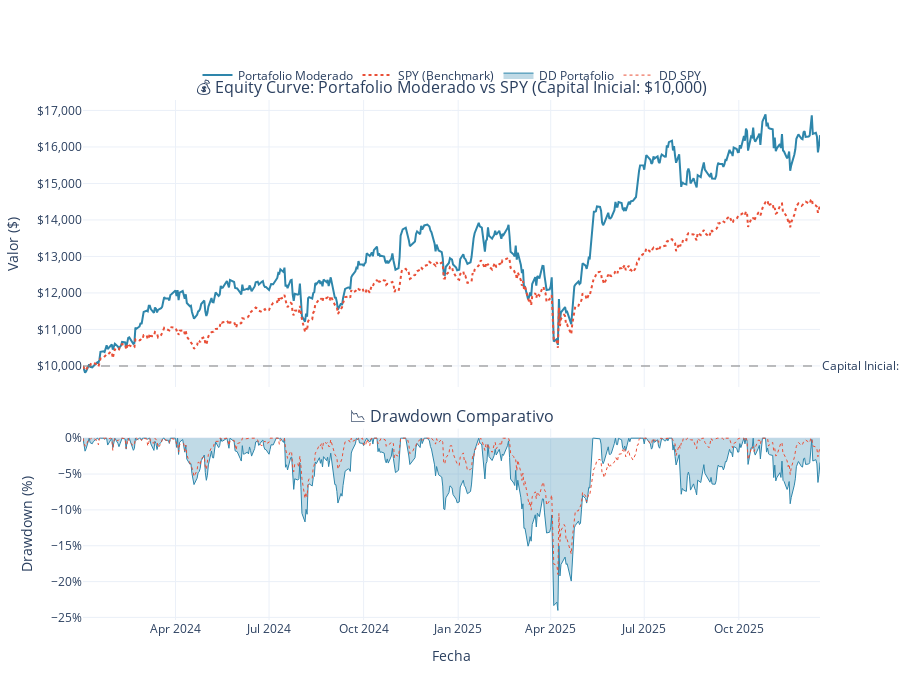

Write notebook code for a chart like this one.
### Markdown cell above
### 8.3 Equity Curves y Drawdown

### Code cell
# ============================================================================
# VISUALIZACIÓN DE EQUITY CURVES Y DRAWDOWN
# ============================================================================

def graficar_backtest_resultados(resultados_portafolio, resultados_benchmark, perfil_nombre):
    """
    Genera gráficos de equity curve y drawdown comparativos.
    """
    from plotly.subplots import make_subplots
    
    # Crear figura con 2 subplots
    fig = make_subplots(
        rows=2, cols=1,
        shared_xaxes=True,
        vertical_spacing=0.08,
        subplot_titles=(
            f'💰 Equity Curve: Portafolio {perfil_nombre} vs SPY (Capital Inicial: $10,000)',
            '📉 Drawdown Comparativo'
        ),
        row_heights=[0.6, 0.4]
    )
    
    # ==========================================
    # GRÁFICO 1: EQUITY CURVES
    # ==========================================
    
    # Equity del portafolio
    fig.add_trace(
        go.Scatter(
            x=resultados_portafolio['equity_curve'].index,
            y=resultados_portafolio['equity_curve'].values,
            mode='lines',
            name=f'Portafolio {perfil_nombre}',
            line=dict(color='#2E86AB', width=2),
            hovertemplate='Portafolio<br>Fecha: %{x}<br>Valor: $%{y:,.2f}<extra></extra>'
        ),
        row=1, col=1
    )
    
    # Equity del benchmark
    fig.add_trace(
        go.Scatter(
            x=resultados_benchmark['equity_curve'].index,
            y=resultados_benchmark['equity_curve'].values,
            mode='lines',
            name='SPY (Benchmark)',
            line=dict(color='#E94F37', width=2, dash='dot'),
            hovertemplate='SPY<br>Fecha: %{x}<br>Valor: $%{y:,.2f}<extra></extra>'
        ),
        row=1, col=1
    )
    
    # Línea de capital inicial
    fig.add_hline(
        y=CAPITAL_INICIAL, 
        line_dash="dash", 
        line_color="gray", 
        opacity=0.5,
        annotation_text=f"Capital Inicial: ${CAPITAL_INICIAL:,}",
        annotation_position="right",
        row=1, col=1
    )
    
    # ==========================================
    # GRÁFICO 2: DRAWDOWN
    # ==========================================
    
    # Drawdown del portafolio
    fig.add_trace(
        go.Scatter(
            x=resultados_portafolio['drawdown'].index,
            y=resultados_portafolio['drawdown'].values * 100,
            mode='lines',
            name=f'DD Portafolio',
            fill='tozeroy',
            line=dict(color='#2E86AB', width=1),
            fillcolor='rgba(46, 134, 171, 0.3)',
            hovertemplate='Portafolio DD<br>Fecha: %{x}<br>Drawdown: %{y:.2f}%<extra></extra>'
        ),
        row=2, col=1
    )
    
    # Drawdown del benchmark
    fig.add_trace(
        go.Scatter(
            x=resultados_benchmark['drawdown'].index,
            y=resultados_benchmark['drawdown'].values * 100,
            mode='lines',
            name='DD SPY',
            line=dict(color='#E94F37', width=1, dash='dot'),
            hovertemplate='SPY DD<br>Fecha: %{x}<br>Drawdown: %{y:.2f}%<extra></extra>'
        ),
        row=2, col=1
    )
    
    # Layout
    fig.update_layout(
        height=700,
        template='plotly_white',
        hovermode='x unified',
        legend=dict(
            orientation="h",
            yanchor="bottom",
            y=1.02,
            xanchor="center",
            x=0.5
        ),
        margin=dict(t=100)
    )
    
    fig.update_yaxes(title_text="Valor ($)", row=1, col=1, tickprefix="$", tickformat=",")
    fig.update_yaxes(title_text="Drawdown (%)", row=2, col=1, ticksuffix="%")
    fig.update_xaxes(title_text="Fecha", row=2, col=1)
    
    return fig

# Ejecutar visualización
if 'resultados_portafolio' in dir() and resultados_portafolio is not None:
    fig_backtest = graficar_backtest_resultados(
        resultados_portafolio, 
        resultados_benchmark,
        perfil
    )
    fig_backtest.show()
else:
    print("⚠️ Ejecuta la celda de simulación primero.")

### Figure 1 — Plotly figure (JSON) as saved in the notebook; plotly's stock layout.template omitted (floating-point values rounded to 4 significant figures; data arrays with more than 128 entries replaced by an {"elided": "..."} marker saying what was removed)
{"data": [{"hovertemplate": "Portafolio<br>Fecha: %{x}<br>Valor: $%{y:,.2f}<extra></extra>", "line": {"color": "#2E86AB", "width": 2}, "mode": "lines", "name": "Portafolio Moderado", "type": "scatter", "x": {"elided": "495 str values"}, "xaxis": "x", "y": {"elided": "495 float values"}, "yaxis": "y"}, {"hovertemplate": "SPY<br>Fecha: %{x}<br>Valor: $%{y:,.2f}<extra></extra>", "line": {"color": "#E94F37", "dash": "dot", "width": 2}, "mode": "lines", "name": "SPY (Benchmark)", "type": "scatter", "x": {"elided": "495 str values"}, "xaxis": "x", "y": {"elided": "495 float values"}, "yaxis": "y"}, {"fill": "tozeroy", "fillcolor": "rgba(46, 134, 171, 0.3)", "hovertemplate": "Portafolio DD<br>Fecha: %{x}<br>Drawdown: %{y:.2f}%<extra></extra>", "line": {"color": "#2E86AB", "width": 1}, "mode": "lines", "name": "DD Portafolio", "type": "scatter", "x": {"elided": "495 str values"}, "xaxis": "x2", "y": {"elided": "495 float values"}, "yaxis": "y2"}, {"hovertemplate": "SPY DD<br>Fecha: %{x}<br>Drawdown: %{y:.2f}%<extra></extra>", "line": {"color": "#E94F37", "dash": "dot", "width": 1}, "mode": "lines", "name": "DD SPY", "type": "scatter", "x": {"elided": "495 str values"}, "xaxis": "x2", "y": {"elided": "495 float values"}, "yaxis": "y2"}], "layout": {"annotations": [{"font": {"size": 16}, "showarrow": false, "text": "💰 Equity Curve: Portafolio Moderado vs SPY (Capital Inicial: $10,000)", "x": 0.5, "xanchor": "center", "xref": "paper", "y": 1, "yanchor": "bottom", "yref": "paper"}, {"font": {"size": 16}, "showarrow": false, "text": "📉 Drawdown Comparativo", "x": 0.5, "xanchor": "center", "xref": "paper", "y": 0.368, "yanchor": "bottom", "yref": "paper"}, {"showarrow": false, "text": "Capital Inicial: $10,000", "x": 1, "xanchor": "left", "xref": "x domain", "y": 10000, "yanchor": "middle", "yref": "y"}], "height": 700, "hovermode": "x unified", "legend": {"orientation": "h", "x": 0.5, "xanchor": "center", "y": 1.02, "yanchor": "bottom"}, "margin": {"t": 100}, "shapes": [{"line": {"color": "gray", "dash": "dash"}, "opacity": 0.5, "type": "line", "x0": 0, "x1": 1, "xref": "x domain", "y0": 10000, "y1": 10000, "yref": "y"}], "xaxis": {"anchor": "y", "domain": [0, 1], "matches": "x2", "showticklabels": false}, "xaxis2": {"anchor": "y2", "domain": [0, 1], "title": {"text": "Fecha"}}, "yaxis": {"anchor": "x", "domain": [0.448, 1], "tickformat": ",", "tickprefix": "$", "title": {"text": "Valor ($)"}}, "yaxis2": {"anchor": "x2", "domain": [0, 0.368], "ticksuffix": "%", "title": {"text": "Drawdown (%)"}}}}
